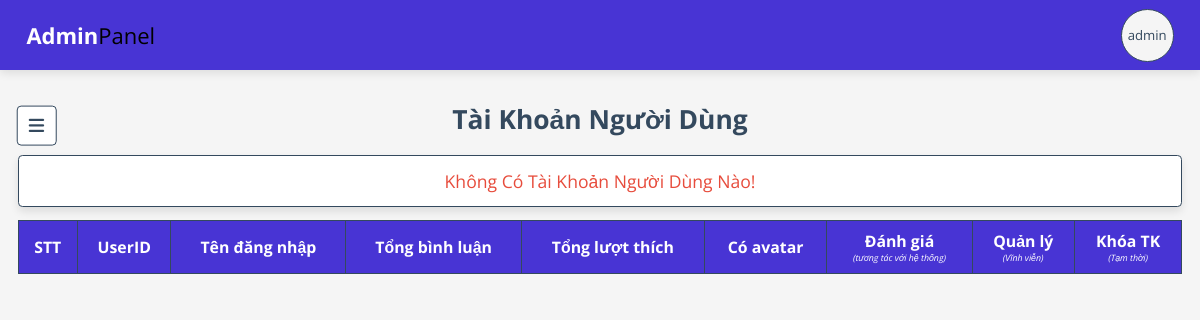
The page /admin/users_accounts.php (signed in) on the database as committed earlier.
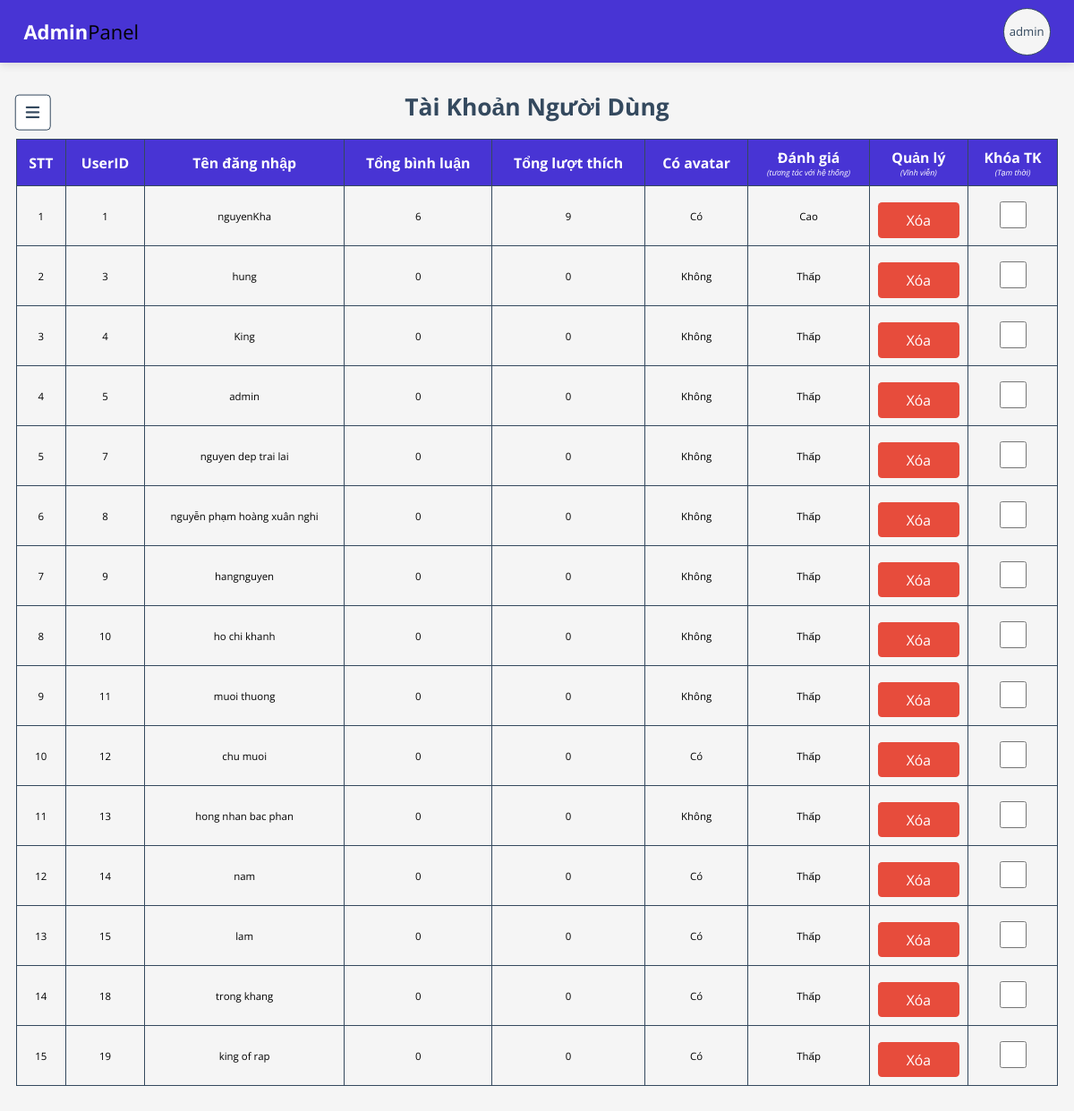
The same page on the database as committed later.
### tables this page shows
CREATE TABLE `users` (
  `id` int(100) NOT NULL,
  `name` varchar(255) NOT NULL,
  `email` varchar(50) NOT NULL,
  `password` varchar(50) NOT NULL,
  `avatar` blob DEFAULT NULL,
  `banned` tinyint(1) NOT NULL DEFAULT 0,
  `level_of_interaction` enum('Cao','Ổn định','Thấp') DEFAULT 'Thấp',
  `reset_code` varchar(32) DEFAULT NULL
);

### admin/users_accounts.php (the view, shortened to what this page needs)
<?php
include '../components/connect.php';
?>
<!DOCTYPE html>
<html lang="en">
<head>
   <link rel="stylesheet" href="https://cdnjs.cloudflare.com/ajax/libs/font-awesome/6.1.1/css/all.min.css">
   <link rel="stylesheet" href="../css/admin_style_edit.css">
</head>
<body>
   <?php include '../components/admin_header.php' ?>
   <section class="accounts">
      <h1 class="heading">Tài khoản người dùng</h1>
      <div class="box-container">
         <table>
            <thead>
               <th>STT</th>
               <th>UserID</th>
               <th>Tên đăng nhập</th>
               <th>Tổng bình luận</th>
               <th>Tổng lượt thích</th>
               <th>Có avatar</th>
               <th>Đánh giá <br>
                  <p>(tương tác với hệ thống)</p>
               </th>
               <th>Quản lý <br>
                  <p>(Vĩnh viễn)</p>
               </th>
               <th>Khóa TK <br>
                  <p>(Tạm thời)</p>
               </th>
            </thead>
            <tbody>
               <?php
               $select_account = $conn->prepare("SELECT * FROM `users`");
               $select_account->execute();
               if ($select_account->rowCount() > 0) {
                  $count = 1;
                  while ($fetch_accounts = $select_account->fetch(PDO::FETCH_ASSOC)) {
                     $user_id = $fetch_accounts['id'];
                     $count_user_comments = $conn->prepare("SELECT * FROM `comments` WHERE user_id = ?");
                     $count_user_comments->execute([$user_id]);
                     $total_user_comments = $count_user_comments->rowCount();
                     $count_user_likes = $conn->prepare("SELECT * FROM `likes` WHERE user_id = ?");
                     $count_user_likes->execute([$user_id]);
                     $total_user_likes = $count_user_likes->rowCount();
               ?>
                     <tr>
                        <td><?= $count++; ?></td>
                        <td><span><?= $user_id; ?></span></td>
                        <td><span><?= $fetch_accounts['name']; ?></span></td>
                        <td><span><?= $total_user_comments; ?></span></td>
                        <td><span><?= $total_user_likes; ?></span></td>
                        <td><span><?= $fetch_accounts['avatar'] == NULL ? "Không": "Có" ?></span></td>
                        <td><span><?=$fetch_accounts['level_of_interaction'] ?></span></td>
                        <td>
                           <form action="" method="post">
                              <button class="delete-btn" type="submit" name="delete_user" onclick="return confirm('Bạn có chắc chắn muốn xóa người dùng này?');">Xóa</button>
                           </form>
                        </td>
                        <td>
                           <form method="post">
                              <input type="checkbox" name="banned" class="banned_check" <?= $fetch_accounts['banned'] ? 'checked' : ''; ?> onchange="this.form.submit()">
                           </form>
                        </td>
                     </tr>
               <?php
                  }
               } else {
                  echo '<p class="empty">Không có tài khoản người dùng nào!</p>';
               }
               ?>
            </tbody>
         </table>
      </div>
   </section>
</body>
</html>

Rows that differ between the two databases and show on the page:
added users: id "1", name "nguyenKha", total_user_comments "6", total_user_likes "9", shows "Có", level_of_interaction "Cao"
added users: id "3", name "hung", total_user_comments "0", total_user_likes "0", shows "Không", level_of_interaction "Thấp"
added users: id "4", name "King", total_user_comments "0", total_user_likes "0", shows "Không", level_of_interaction "Thấp"
added users: id "5", name "admin", total_user_comments "0", total_user_likes "0", shows "Không", level_of_interaction "Thấp"
added users: id "7", name "nguyen dep trai lai", total_user_comments "0", total_user_likes "0", shows "Không", level_of_interaction "Thấp"
added users: id "8", name "nguyễn phạm hoàng xuân nghi", total_user_comments "0", total_user_likes "0", shows "Không", level_of_interaction "Thấp"
added users: id "9", name "hangnguyen", total_user_comments "0", total_user_likes "0", shows "Không", level_of_interaction "Thấp"
added users: id "10", name "ho chi khanh", total_user_comments "0", total_user_likes "0", shows "Không", level_of_interaction "Thấp"
added users: id "11", name "muoi thuong", total_user_comments "0", total_user_likes "0", shows "Không", level_of_interaction "Thấp"
added users: id "12", name "chu muoi", total_user_comments "0", total_user_likes "0", shows "Có", level_of_interaction "Thấp"
added users: id "13", name "hong nhan bac phan", total_user_comments "0", total_user_likes "0", avatar "Không", level_of_interaction "Thấp"
added users: id "14", name "nam", total_user_comments "0", total_user_likes "0", shows "Có", level_of_interaction "Thấp"
added users: id "15", name "lam", total_user_comments "0", total_user_likes "0", shows "Có", level_of_interaction "Thấp"
added users: id "18", name "trong khang", total_user_comments "0", total_user_likes "0", shows "Có", level_of_interaction "Thấp"
added users: id "19", name "king of rap", total_user_comments "0", total_user_likes "0", shows "Có", level_of_interaction "Thấp"
Other text that changed with them:
text no longer shown: "Không Có Tài Khoản Người Dùng Nào!"
